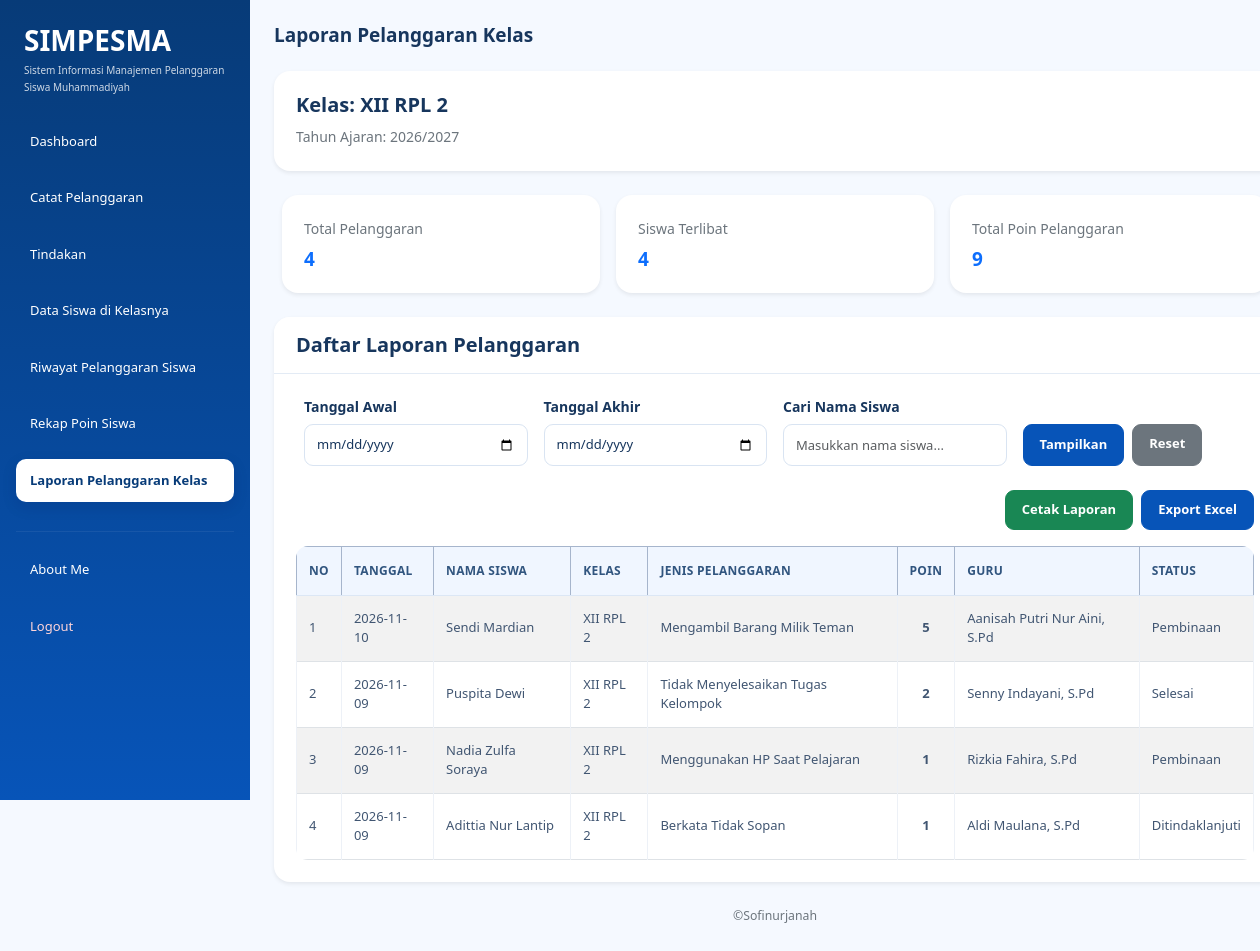
The app's page /laporan_kelas.php (signed in), older data.
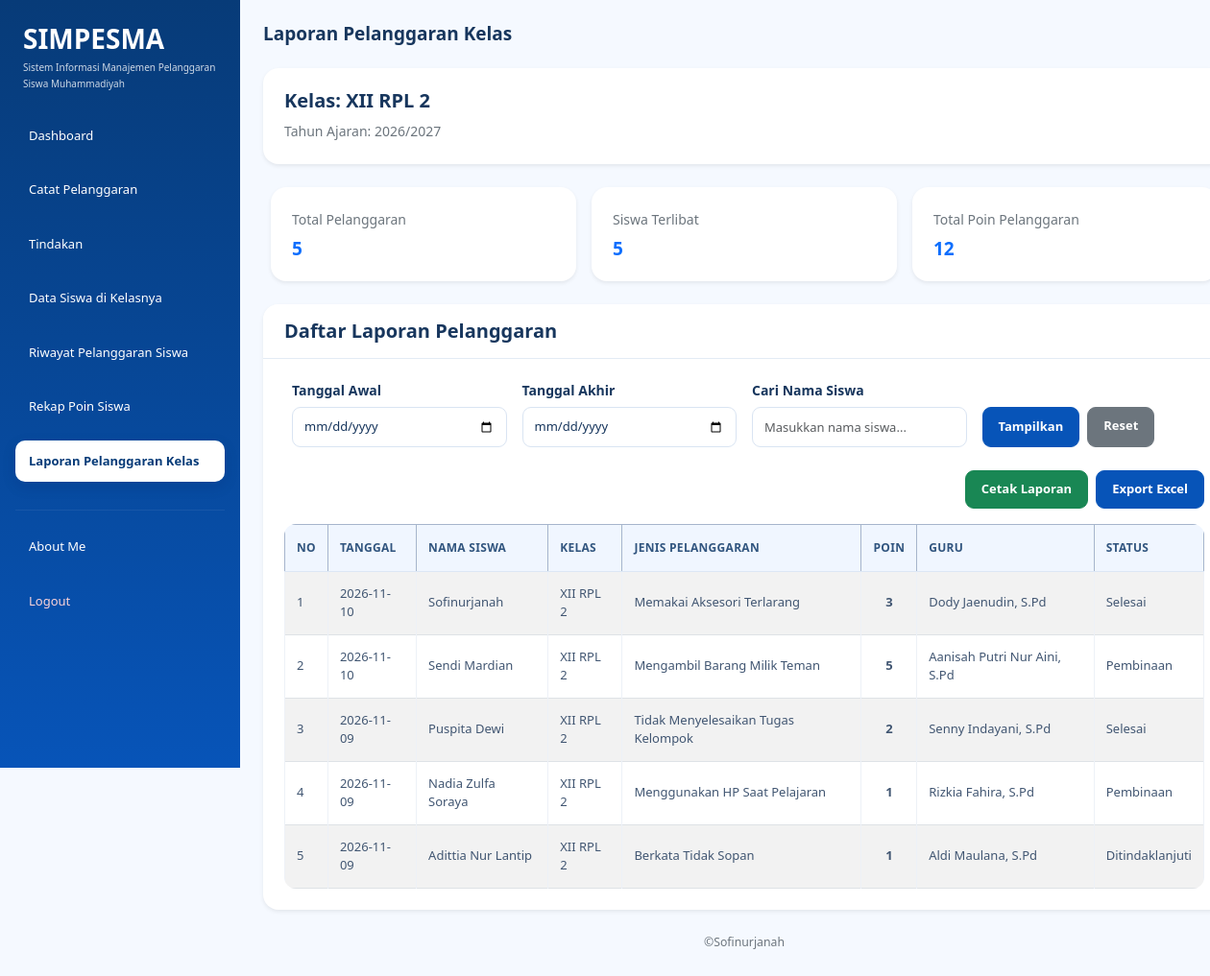
The same page, newer data.
### tables this page shows
CREATE TABLE `t_pelanggaran_siswa` (
  `id` int(11) NOT NULL,
  `tahun_ajaran_id` int(11) NOT NULL,
  `siswa_id` int(11) NOT NULL,
  `nama_siswa` varchar(150) NOT NULL,
  `kelas_id` int(11) NOT NULL,
  `nama_kelas` varchar(100) NOT NULL,
  `pelanggaran_id` int(11) NOT NULL,
  `nama_pelanggaran` varchar(150) NOT NULL,
  `pelanggaran_kategori_id` int(11) NOT NULL,
  `guru_id` int(11) NOT NULL,
  `nama_guru` varchar(150) NOT NULL,
  `tanggal` date NOT NULL,
  `keterangan` text NOT NULL,
  `poin` int(11) NOT NULL,
  `tindakan` text NOT NULL,
  `status` varchar(30) NOT NULL,
  `created_at` timestamp NOT NULL DEFAULT current_timestamp(),
  `updated_at` timestamp NOT NULL DEFAULT current_timestamp()
);

CREATE TABLE `t_kelas` (
  `id` int(11) NOT NULL,
  `nama` varchar(100) NOT NULL,
  `tingkat` varchar(20) NOT NULL,
  `jurusan` varchar(100) NOT NULL,
  `status_aktif` tinyint(1) NOT NULL,
  `created_at` timestamp NOT NULL DEFAULT current_timestamp(),
  `updated_at` timestamp NOT NULL DEFAULT current_timestamp()
);

### laporan_kelas.php (the view, shortened to what the changed rows need)
<?php
include "config/koneksi.php";
$guru_id = (int) ($_SESSION['guru_id'] ?? 0);
$data_wali = null;
if ($guru_id > 0) {
    $stmt_wali = mysqli_prepare(
        $koneksi,
        "SELECT
            wk.kelas_id,
            wk.tahun_ajaran_id,
            k.nama AS nama_kelas,
            ta.nama AS nama_tahun
         FROM t_wali_kelas wk
         INNER JOIN t_kelas k
            ON wk.kelas_id = k.id
         INNER JOIN t_tahun_ajaran ta
            ON wk.tahun_ajaran_id = ta.id
         WHERE wk.guru_id = ?
           AND wk.status_aktif = 1
           AND ta.status_aktif = 1
         ORDER BY wk.id DESC
         LIMIT 1"
    );
    mysqli_stmt_bind_param($stmt_wali, "i", $guru_id);
    mysqli_stmt_execute($stmt_wali);
    $hasil_wali = mysqli_stmt_get_result($stmt_wali);
    $data_wali = mysqli_fetch_assoc($hasil_wali);
}
$tanggal_awal = $_GET['tanggal_awal'] ?? '';
$tanggal_akhir = $_GET['tanggal_akhir'] ?? '';
$data_laporan = false;
$total_pelanggaran = 0;
$total_poin = 0;
$total_siswa = 0;
if ($data_wali) {
    $kelas_id = (int) $data_wali['kelas_id'];
    $tahun_id = (int) $data_wali['tahun_ajaran_id'];
    $sql = "
        SELECT
            id,
            tanggal,
            siswa_id,
            nama_siswa,
            nama_pelanggaran,
            nama_guru,
            poin,
            keterangan,
            status
        FROM t_pelanggaran_siswa
        WHERE kelas_id = ?
        AND tahun_ajaran_id = ?
    ";
    $tipe = "ii";
    $parameter = [$kelas_id, $tahun_id];
    $sql .= " ORDER BY tanggal DESC, id DESC";
    $stmt_laporan = mysqli_prepare($koneksi, $sql);
    mysqli_stmt_bind_param(
        $stmt_laporan,
        $tipe,
        ...$parameter
    );
    mysqli_stmt_execute($stmt_laporan);
    $data_laporan = mysqli_stmt_get_result($stmt_laporan);
    $sql_ringkasan = "
        SELECT
            COUNT(*) AS jumlah_pelanggaran,
            COALESCE(SUM(poin), 0) AS total_poin,
            COUNT(DISTINCT siswa_id) AS jumlah_siswa
        FROM t_pelanggaran_siswa
        WHERE kelas_id = ?
          AND tahun_ajaran_id = ?
    ";
    $tipe_ringkasan = "ii";
    $parameter_ringkasan = [$kelas_id, $tahun_id];
    $stmt_ringkasan = mysqli_prepare(
        $koneksi,
        $sql_ringkasan
    );
    mysqli_stmt_bind_param(
        $stmt_ringkasan,
        $tipe_ringkasan,
        ...$parameter_ringkasan
    );
    mysqli_stmt_execute($stmt_ringkasan);
    $hasil_ringkasan = mysqli_stmt_get_result(
        $stmt_ringkasan
    );
    $ringkasan = mysqli_fetch_assoc($hasil_ringkasan);
    $total_pelanggaran = (int) $ringkasan['jumlah_pelanggaran'];
    $total_poin = (int) $ringkasan['total_poin'];
    $total_siswa = (int) $ringkasan['jumlah_siswa'];
}
?>
<!DOCTYPE html>
<html lang="id">
<head>
    <link
        href="https://cdn.jsdelivr.net/npm/bootstrap@5.3.3/dist/css/bootstrap.min.css"
        rel="stylesheet">
    <link rel="stylesheet" href="style.css">
    <link rel="stylesheet"
        href="https://cdn.datatables.net/2.3.4/css/dataTables.dataTables.min.css">
    <link rel="stylesheet"
        href="https://cdn.datatables.net/buttons/3.2.5/css/buttons.dataTables.min.css">
</head>
<body>
<div class="container-fluid">
    <div class="row min-vh-100">
        <main class="col-md-9 col-lg-10 p-4">
            <?php if (!$data_wali) { ?>
                <div class="alert alert-warning">
                    Belum ditemukan penugasan wali kelas aktif
                    untuk akun ini pada tahun ajaran aktif.
                </div>
            <?php } else { ?>
                <div class="card border-0 shadow-sm mb-4">
                    <div class="card-body">
                        <h5 class="mb-2">
                            Kelas:
                            <?= htmlspecialchars(
                                $data_wali['nama_kelas']
                            ); ?>
                        </h5>
                        <p class="text-secondary mb-0">
                            Tahun Ajaran:
                            <?= htmlspecialchars(
                                $data_wali['nama_tahun']
                            ); ?>
                        </p>
                    </div>
                </div>
                <div class="row g-3 mb-4">
                    <div class="col-md-4">
                        <div class="card border-0 shadow-sm h-100">
                            <div class="card-body">
                                <p class="text-secondary mb-2">
                                    Total Pelanggaran
                                </p>
                                <h3 class="fw-bold text-primary mb-0">
                                    <?= $total_pelanggaran; ?>
                                </h3>
                            </div>
                        </div>
                    </div>
                    <div class="col-md-4">
                        <div class="card border-0 shadow-sm h-100">
                            <div class="card-body">
                                <p class="text-secondary mb-2">
                                    Siswa Terlibat
                                </p>
                                <h3 class="fw-bold text-primary mb-0">
                                    <?= $total_siswa; ?>
                                </h3>
                            </div>
                        </div>
                    </div>
                    <div class="col-md-4">
                        <div class="card border-0 shadow-sm h-100">
                            <div class="card-body">
                                <p class="text-secondary mb-2">
                                    Total Poin Pelanggaran
                                </p>
                                <h3 class="fw-bold text-primary mb-0">
                                    <?= $total_poin; ?>
                                </h3>
                            </div>
                        </div>
                    </div>
                </div>
                <div class="card border-0 shadow-sm">
                    <div class="card-header bg-white py-3">
                        <h5 class="mb-0">
                            Daftar Laporan Pelanggaran
                        </h5>
                    </div>
                    <div class="card-body">
                        <form method="GET"
                              class="row g-3 align-items-end mb-4 filter-laporan"
                              id="formFilterLaporan">
                            <div class="col-12 col-md-6 col-xl-3">
                                <label for="tanggal_awal" class="form-label">
                                    Tanggal Awal
                                </label>
                                <input
                                    type="date"
                                    id="tanggal_awal"
                                    name="tanggal_awal"
                                    class="form-control"
                                    value="<?= htmlspecialchars($tanggal_awal); ?>">
                            </div>
                            <div class="col-12 col-md-6 col-xl-3">
                                <label for="tanggal_akhir" class="form-label">
                                    Tanggal Akhir
                                </label>
                                <input
                                    type="date"
                                    id="tanggal_akhir"
                                    name="tanggal_akhir"
                                    class="form-control"
                                    value="<?= htmlspecialchars($tanggal_akhir); ?>">
                            </div>
                            <div class="col-12 col-md-6 col-xl-3">
                                <label for="cariLaporan" class="form-label">
                                    Cari Nama Siswa
                                </label>
                                <input
                                    type="search"
                                    id="cariLaporan"
                                    class="form-control"
                                    placeholder="Masukkan nama siswa..."
                                    autocomplete="off">
                            </div>
                            <div class="col-12 col-md-6 col-xl-3">
                                <div class="d-flex gap-2">
                                    <button type="submit" class="btn btn-primary">
                                        Tampilkan
                                    </button>
                                    <a href="laporan_kelas.php" class="btn btn-secondary">
                                        Reset
                                    </a>
                                </div>
                            </div>
                        </form>
                        <div class="d-flex justify-content-end gap-2 mb-3">
                            <button
                                type="button"
                                onclick="window.print()"
                                class="btn btn-success">
                                Cetak Laporan
                            </button>
                            <button
                                type="button"
                                onclick="exportExcel()"
                                class="btn btn-primary">
                                Export Excel
                            </button>
                        </div>
                        <div class="table-responsive">
                            <table id="tabelLaporan"
                                   class="table table-bordered table-striped table-hover align-middle">
                                <thead class="table-primary">
                                    <tr>
                                        <th>No</th>
                                        <th>Tanggal</th>
                                        <th>Nama Siswa</th>
                                        <th>Kelas</th>
                                        <th>Jenis Pelanggaran</th>
                                        <th>Poin</th>
                                        <th>Guru</th>
                                        <th>Status</th>
                                    </tr>
                                </thead>
                                <tbody>
                                <?php
                                $no = 1;
                                if (
                                    $data_laporan &&
                                    mysqli_num_rows($data_laporan) > 0
                                ) {
                                    while (
                                        $row = mysqli_fetch_assoc($data_laporan)
                                    ) {
                                ?>
                                    <tr>
                                        <td>
                                            <?= $no++; ?>
                                        </td>
                                        <td>
                                            <?= htmlspecialchars($row['tanggal']); ?>
                                        </td>
                                        <td>
                                            <?= htmlspecialchars($row['nama_siswa']); ?>
                                        </td>
                                        <td>
                                            <?= htmlspecialchars($data_wali['nama_kelas']); ?>
                                        </td>
                                        <td>
                                            <?= htmlspecialchars($row['nama_pelanggaran']); ?>
                                        </td>
                                        <td class="text-center fw-bold">
                                            <?= (int) $row['poin']; ?>
                                        </td>
                                        <td>
                                            <?= htmlspecialchars($row['nama_guru']); ?>
                                        </td>
                                        <td>
                                            <?= htmlspecialchars($row['status'] ?? '-'); ?>
                                        </td>
                                    </tr>
                                <?php
                                    }
                                } ?>
                                </tbody>
                            </table>
                        </div>
                    </div>
                </div>
            <?php } ?>
        </main>
    </div>
</div>
</body>
</html>

Row changes from the older to the newer data that the page shows:
added t_pelanggaran_siswa: tanggal "2026-11-10", nama_siswa "Sofinurjanah", kelas.nama "XII RPL 2", nama_pelanggaran "Memakai Aksesori Terlarang", poin "3", nama_guru "Dody Jaenudin, S.Pd", status "Selesai"
Text that changed along with them:
$total_pelanggaran: "4" → "5"
$total_siswa: "4" → "5"
$total_poin: "9" → "12"
